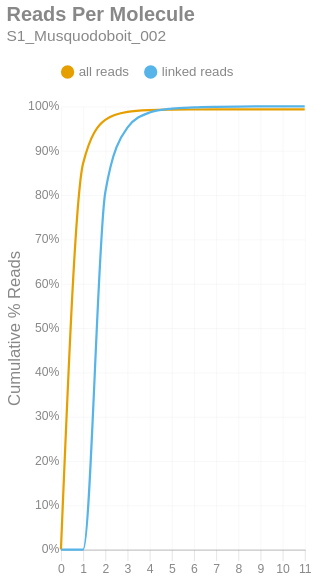

The notebook cell saved with this chart:
### Markdown cell above
### Reads per Molecule
This chart shows the cumulative distribution of the number of reads per linked molecule. That is, how many alignments are associated with a unique molecule. This excludes the number of reads associated with invalid or absent linked-read barcodes. The `linked` histogram is the percentages recalculated when disregarding singletons.

### Code cell
if SKIPLR:
    print_html(f"Skipped")
else:
    counts = np.bincount(valids['reads'].cast(pl.Int64).to_numpy())
    weighted = counts * np.arange(len(counts))
    all_perc = weighted / n_reads
    linked_perc = weighted / n_linked_reads
    linked_perc[1] = 0
    binned_df = pl.DataFrame({
        'readsper': list(range(len(counts))),
        'all reads (cumsum)': np.cumsum(all_perc).tolist(),
        'linked reads (cumsum)': np.cumsum(linked_perc).tolist(),
    })

    with SafeRender(binned_df):
        (
            density_plot(binned_df, 'Reads Per Molecule', samplename, 'readspmol')
            .encode(
                x=alt.X('readsper:O', title=None).axis(labelAngle=0).scale(padding=0),
                y=alt.Y('value:Q', title='Cumulative % Reads').axis(format='%').stack(False),
                color=alt.Color("key:N").scale(domain=["all reads", "linked reads"]),
                tooltip=[
                    alt.Tooltip("key:N", title="Data Type"),
                    alt.Tooltip("readsper:O", title="Reads Per Molecule"),
                    alt.Tooltip("value:Q", format=".2%", title="% Reads (Cum.)")
                ]            
            )
        ).display()

### Figure 1 — Vega-Lite specification as saved in the notebook (floating-point values rounded to 4 significant figures)
{"width": "container", "height": 400, "config": {"title": {"anchor": "start", "dy": -15, "fontSize": 18, "color": "#888888", "subtitleColor": "#888888", "subtitleFontSize": 14}, "arc": {"fill": "#0072B2"}, "axis": {"domainColor": "#888888", "domainWidth": 0.5, "gridWidth": 0.2, "grid": false, "titleFontWeight": 400, "titleFontSize": 15, "labelFontSize": 11, "labelColor": "#888888", "tickColor": "#888888", "tickWidth": 0.2, "titleColor": "#888888"}, "axisBand": {"grid": false}, "axisX": {"grid": true, "tickSize": 10, "domainCap": "round"}, "axisY": {"domain": false, "grid": true, "tickSize": 0, "domainCap": "round"}, "background": "transparent", "header": {"labelFontSize": 15, "labelColor": "#888888", "titleFontSize": 15, "titleFontWeight": 600, "titleColor": "#888888"}, "legend": {"labelFont": "sans-serif", "labelFontSize": 12, "labelColor": "#888888", "symbolSize": 100, "symbolType": "circle", "titleFontSize": 12, "titlePadding": 10, "titleColor": "#888888", "title": null, "orient": "top"}, "range": {"category": ["#E69F00", "#56B4E9", "#009E73", "#F0E442", "#0072B2", "#D55E00", "#CC79A7", "#000000"], "diverging": ["#cfe8f3", "#a2d4ec", "#73bfe2", "#46abdb", "#1696d2", "#12719e"]}, "area": {"fill": "#0072B2", "fillOpacity": 0.7, "line": true, "strokeOpacity": 0.7}, "line": {"color": "#0072B2", "stroke": "#0072B2", "strokeWidth": 2}, "trail": {"color": "#0072B2", "stroke": "#0072B2", "strokeWidth": 0, "size": 1}, "point": {"filled": true, "fillOpacity": 1.0, "size": 95}, "text": {"color": "#888888", "fontSize": 11, "align": "right", "fontWeight": 400, "size": 11}, "bar": {"fill": "#0072B2", "stroke": null}, "view": {"stroke": null, "continuousWidth": 660, "continuousHeight": 400}}, "data": {"name": "data-9399d174f897576a9ed489a6816b8500"}, "mark": {"type": "line", "interpolate": "monotone", "point": {"opacity": 0, "size": 275}}, "encoding": {"color": {"field": "key", "scale": {"domain": ["all reads", "linked reads"]}, "type": "nominal"}, "tooltip": [{"field": "key", "title": "Data Type", "type": "nominal"}, {"field": "readsper", "title": "Reads Per Molecule", "type": "ordinal"}, {"field": "value", "format": ".2%", "title": "% Reads (Cum.)", "type": "quantitative"}], "x": {"axis": {"labelAngle": 0}, "field": "readsper", "scale": {"padding": 0}, "title": null, "type": "ordinal"}, "y": {"axis": {"format": "%"}, "field": "value", "stack": false, "title": "Cumulative % Reads", "type": "quantitative"}}, "params": [{"name": "param_c36ac31b6afebe62", "select": {"type": "point", "fields": ["key"]}, "bind": "legend"}], "title": {"text": "Reads Per Molecule", "subtitle": "S1_Musquodoboit_002"}, "transform": [{"fold": ["all reads (cumsum)", "linked reads (cumsum)"]}, {"calculate": "replace(datum.key, ' (cumsum)', '')", "as": "key"}, {"filter": {"param": "param_c36ac31b6afebe62"}}], "usermeta": {"embedOptions": {"downloadFileName": "S1_Musquodoboit_002.readspmol"}}, "$schema": "https://vega.github.io/schema/vega-lite/v6.1.0.json", "datasets": {"data-9399d174f897576a9ed489a6816b8500": [{"readsper": 0, "all reads (cumsum)": 0.0, "linked reads (cumsum)": 0.0}, {"readsper": 1, "all reads (cumsum)": 0.8714, "linked reads (cumsum)": 0.0}, {"readsper": 2, "all reads (cumsum)": 0.9695, "linked reads (cumsum)": 0.8057}, {"readsper": 3, "all reads (cumsum)": 0.9874, "linked reads (cumsum)": 0.9521}, {"readsper": 4, "all reads (cumsum)": 0.9915, "linked reads (cumsum)": 0.986}, {"readsper": 5, "all reads (cumsum)": 0.9926, "linked reads (cumsum)": 0.995}, {"readsper": 6, "all reads (cumsum)": 0.9929, "linked reads (cumsum)": 0.9978}, {"readsper": 7, "all reads (cumsum)": 0.9931, "linked reads (cumsum)": 0.999}, {"readsper": 8, "all reads (cumsum)": 0.9932, "linked reads (cumsum)": 0.9997}, {"readsper": 9, "all reads (cumsum)": 0.9932, "linked reads (cumsum)": 0.9999}, {"readsper": 10, "all reads (cumsum)": 0.9932, "linked reads (cumsum)": 1.0}, {"readsper": 11, "all reads (cumsum)": 0.9932, "linked reads (cumsum)": 1.0}]}}
